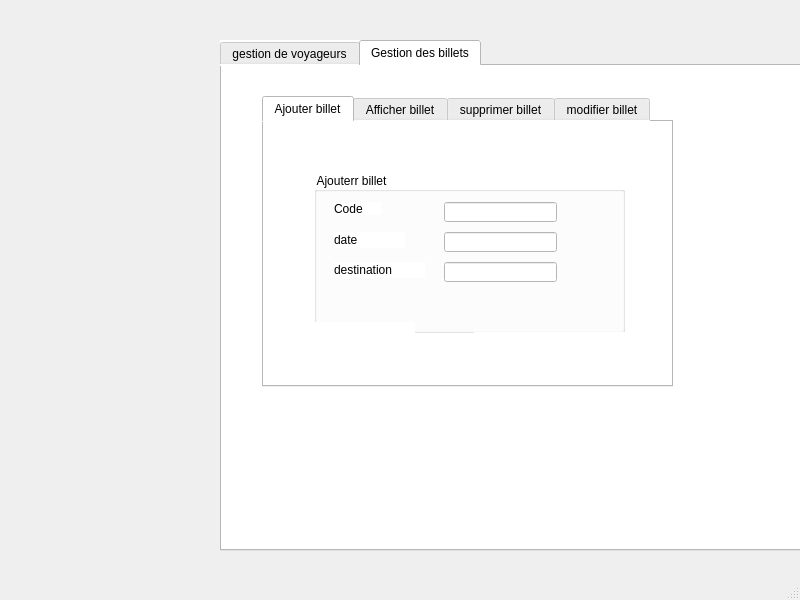
<?xml version="1.0" encoding="UTF-8"?>
<ui version="4.0">
 <class>MainWindow</class>
 <widget class="QMainWindow" name="MainWindow">
  <property name="geometry">
   <rect>
    <x>0</x>
    <y>0</y>
    <width>800</width>
    <height>600</height>
   </rect>
  </property>
  <property name="windowTitle">
   <string>MainWindow</string>
  </property>
  <widget class="QWidget" name="centralwidget">
   <widget class="QTabWidget" name="tabWidget">
    <property name="geometry">
     <rect>
      <x>220</x>
      <y>40</y>
      <width>641</width>
      <height>511</height>
     </rect>
    </property>
    <property name="styleSheet">
     <string notr="true">background-color: rgb(255, 255, 255);</string>
    </property>
    <property name="currentIndex">
     <number>1</number>
    </property>
    <widget class="QWidget" name="widget">
     <attribute name="title">
      <string>gestion de voyageurs</string>
     </attribute>
     <widget class="QTabWidget" name="tabWidget_2">
      <property name="geometry">
       <rect>
        <x>10</x>
        <y>0</y>
        <width>591</width>
        <height>471</height>
       </rect>
      </property>
      <property name="currentIndex">
       <number>2</number>
      </property>
      <widget class="QWidget" name="tab">
       <attribute name="title">
        <string>Ajouter voyageur</string>
       </attribute>
       <widget class="QGroupBox" name="groupBox">
        <property name="geometry">
         <rect>
          <x>30</x>
          <y>40</y>
          <width>311</width>
          <height>161</height>
         </rect>
        </property>
        <property name="title">
         <string>Ajouter voyageur</string>
        </property>
        <widget class="QLabel" name="label">
         <property name="geometry">
          <rect>
           <x>20</x>
           <y>90</y>
           <width>47</width>
           <height>13</height>
          </rect>
         </property>
         <property name="text">
          <string>Nom</string>
         </property>
        </widget>
        <widget class="QLabel" name="label_2">
         <property name="geometry">
          <rect>
           <x>20</x>
           <y>120</y>
           <width>47</width>
           <height>13</height>
          </rect>
         </property>
         <property name="text">
          <string>Prénom</string>
         </property>
        </widget>
        <widget class="QLabel" name="label_3">
         <property name="geometry">
          <rect>
           <x>20</x>
           <y>30</y>
           <width>47</width>
           <height>13</height>
          </rect>
         </property>
         <property name="text">
          <string>Cin</string>
         </property>
        </widget>
        <widget class="QLineEdit" name="le_nom">
         <property name="geometry">
          <rect>
           <x>130</x>
           <y>90</y>
           <width>113</width>
           <height>20</height>
          </rect>
         </property>
        </widget>
        <widget class="QLineEdit" name="le_prenom">
         <property name="geometry">
          <rect>
           <x>130</x>
           <y>120</y>
           <width>113</width>
           <height>20</height>
          </rect>
         </property>
        </widget>
        <widget class="QLineEdit" name="le_cin1">
         <property name="geometry">
          <rect>
           <x>130</x>
           <y>30</y>
           <width>113</width>
           <height>20</height>
          </rect>
         </property>
        </widget>
        <widget class="QLabel" name="label_4">
         <property name="geometry">
          <rect>
           <x>20</x>
           <y>60</y>
           <width>61</width>
           <height>16</height>
          </rect>
         </property>
         <property name="text">
          <string>Telephone</string>
         </property>
        </widget>
        <widget class="QLineEdit" name="le_telephone">
         <property name="geometry">
          <rect>
           <x>130</x>
           <y>60</y>
           <width>113</width>
           <height>20</height>
          </rect>
         </property>
        </widget>
       </widget>
       <widget class="QPushButton" name="ajoutervoyageur">
        <property name="geometry">
         <rect>
          <x>200</x>
          <y>200</y>
          <width>131</width>
          <height>41</height>
         </rect>
        </property>
        <property name="text">
         <string/>
        </property>
        <property name="flat">
         <bool>true</bool>
        </property>
       </widget>
       <widget class="QLabel" name="label_10">
        <property name="geometry">
         <rect>
          <x>190</x>
          <y>200</y>
          <width>171</width>
          <height>41</height>
         </rect>
        </property>
        <property name="text">
         <string/>
        </property>
        <property name="pixmap">
         <pixmap>../Abdelmoumen Djabu/Ajouter.png</pixmap>
        </property>
        <property name="scaledContents">
         <bool>true</bool>
        </property>
       </widget>
       <zorder>groupBox</zorder>
       <zorder>label_10</zorder>
       <zorder>ajoutervoyageur</zorder>
      </widget>
      <widget class="QWidget" name="tab_3">
       <attribute name="title">
        <string>Afficher voyageur</string>
       </attribute>
       <widget class="QTableView" name="tabvoyageur">
        <property name="enabled">
         <bool>true</bool>
        </property>
        <property name="geometry">
         <rect>
          <x>20</x>
          <y>101</y>
          <width>511</width>
          <height>281</height>
         </rect>
        </property>
       </widget>
       <widget class="QPushButton" name="pushButton_3">
        <property name="geometry">
         <rect>
          <x>260</x>
          <y>60</y>
          <width>75</width>
          <height>23</height>
         </rect>
        </property>
        <property name="text">
         <string>chercher</string>
        </property>
       </widget>
       <widget class="QLineEdit" name="lineEdit">
        <property name="geometry">
         <rect>
          <x>130</x>
          <y>60</y>
          <width>113</width>
          <height>20</height>
         </rect>
        </property>
        <property name="placeholderText">
         <string>Veuillez saisir le CIN</string>
        </property>
       </widget>
      </widget>
      <widget class="QWidget" name="tab_5">
       <attribute name="title">
        <string>supprimer voyageur</string>
       </attribute>
       <widget class="QGroupBox" name="groupBox_5">
        <property name="geometry">
         <rect>
          <x>50</x>
          <y>40</y>
          <width>311</width>
          <height>161</height>
         </rect>
        </property>
        <property name="title">
         <string>Supprimer voyageur</string>
        </property>
        <widget class="QLabel" name="label_19">
         <property name="geometry">
          <rect>
           <x>20</x>
           <y>40</y>
           <width>47</width>
           <height>13</height>
          </rect>
         </property>
         <property name="text">
          <string>Cin</string>
         </property>
        </widget>
        <widget class="QLineEdit" name="le_cin_5">
         <property name="geometry">
          <rect>
           <x>130</x>
           <y>40</y>
           <width>113</width>
           <height>20</height>
          </rect>
         </property>
        </widget>
        <widget class="QLabel" name="label_11">
         <property name="geometry">
          <rect>
           <x>140</x>
           <y>120</y>
           <width>161</width>
           <height>41</height>
          </rect>
         </property>
         <property name="text">
          <string/>
         </property>
         <property name="pixmap">
          <pixmap>../Abdelmoumen Djabu/supprimer.png</pixmap>
         </property>
         <property name="scaledContents">
          <bool>true</bool>
         </property>
        </widget>
        <widget class="QPushButton" name="supprimervoyageur">
         <property name="geometry">
          <rect>
           <x>140</x>
           <y>120</y>
           <width>151</width>
           <height>41</height>
          </rect>
         </property>
         <property name="text">
          <string/>
         </property>
         <property name="flat">
          <bool>true</bool>
         </property>
        </widget>
       </widget>
      </widget>
      <widget class="QWidget" name="tab_4">
       <attribute name="title">
        <string>modifier voyageur</string>
       </attribute>
       <widget class="QPushButton" name="pushButton_2">
        <property name="geometry">
         <rect>
          <x>200</x>
          <y>200</y>
          <width>131</width>
          <height>31</height>
         </rect>
        </property>
        <property name="text">
         <string/>
        </property>
        <property name="flat">
         <bool>true</bool>
        </property>
       </widget>
       <widget class="QGroupBox" name="groupBox_2">
        <property name="geometry">
         <rect>
          <x>40</x>
          <y>40</y>
          <width>311</width>
          <height>161</height>
         </rect>
        </property>
        <property name="title">
         <string>Modifier voyageur</string>
        </property>
        <widget class="QLabel" name="label_5">
         <property name="geometry">
          <rect>
           <x>20</x>
           <y>90</y>
           <width>47</width>
           <height>13</height>
          </rect>
         </property>
         <property name="text">
          <string>Nom</string>
         </property>
        </widget>
        <widget class="QLabel" name="label_6">
         <property name="geometry">
          <rect>
           <x>20</x>
           <y>120</y>
           <width>47</width>
           <height>13</height>
          </rect>
         </property>
         <property name="text">
          <string>Prénom</string>
         </property>
        </widget>
        <widget class="QLabel" name="label_7">
         <property name="geometry">
          <rect>
           <x>20</x>
           <y>30</y>
           <width>47</width>
           <height>13</height>
          </rect>
         </property>
         <property name="text">
          <string>Cin</string>
         </property>
        </widget>
        <widget class="QLineEdit" name="le_nom_2">
         <property name="geometry">
          <rect>
           <x>130</x>
           <y>90</y>
           <width>113</width>
           <height>20</height>
          </rect>
         </property>
        </widget>
        <widget class="QLineEdit" name="le_prenom_2">
         <property name="geometry">
          <rect>
           <x>130</x>
           <y>120</y>
           <width>113</width>
           <height>20</height>
          </rect>
         </property>
        </widget>
        <widget class="QLineEdit" name="le_cin_3">
         <property name="geometry">
          <rect>
           <x>130</x>
           <y>30</y>
           <width>113</width>
           <height>20</height>
          </rect>
         </property>
        </widget>
        <widget class="QLabel" name="label_8">
         <property name="geometry">
          <rect>
           <x>20</x>
           <y>60</y>
           <width>61</width>
           <height>16</height>
          </rect>
         </property>
         <property name="text">
          <string>Telephone</string>
         </property>
        </widget>
        <widget class="QLineEdit" name="le_telephone_2">
         <property name="geometry">
          <rect>
           <x>130</x>
           <y>60</y>
           <width>113</width>
           <height>20</height>
          </rect>
         </property>
        </widget>
       </widget>
       <widget class="QLabel" name="label_12">
        <property name="geometry">
         <rect>
          <x>170</x>
          <y>200</y>
          <width>181</width>
          <height>41</height>
         </rect>
        </property>
        <property name="text">
         <string/>
        </property>
        <property name="pixmap">
         <pixmap>../Abdelmoumen Djabu/Modifier.png</pixmap>
        </property>
        <property name="scaledContents">
         <bool>true</bool>
        </property>
       </widget>
       <zorder>groupBox_2</zorder>
       <zorder>label_12</zorder>
       <zorder>pushButton_2</zorder>
      </widget>
     </widget>
    </widget>
    <widget class="QWidget" name="tab_2">
     <attribute name="title">
      <string>Gestion des billets</string>
     </attribute>
     <widget class="QTabWidget" name="tabWidget_3">
      <property name="geometry">
       <rect>
        <x>40</x>
        <y>30</y>
        <width>411</width>
        <height>291</height>
       </rect>
      </property>
      <property name="styleSheet">
       <string notr="true"/>
      </property>
      <property name="currentIndex">
       <number>0</number>
      </property>
      <widget class="QWidget" name="tab_6">
       <attribute name="title">
        <string>Ajouter billet</string>
       </attribute>
       <widget class="QGroupBox" name="groupBox_6">
        <property name="geometry">
         <rect>
          <x>50</x>
          <y>50</y>
          <width>311</width>
          <height>161</height>
         </rect>
        </property>
        <property name="title">
         <string>Ajouterr billet</string>
        </property>
        <widget class="QLabel" name="label_14">
         <property name="geometry">
          <rect>
           <x>20</x>
           <y>90</y>
           <width>91</width>
           <height>16</height>
          </rect>
         </property>
         <property name="text">
          <string>destination</string>
         </property>
        </widget>
        <widget class="QLabel" name="label_17">
         <property name="geometry">
          <rect>
           <x>20</x>
           <y>30</y>
           <width>47</width>
           <height>13</height>
          </rect>
         </property>
         <property name="text">
          <string>Code</string>
         </property>
        </widget>
        <widget class="QLineEdit" name="le_destination_billet">
         <property name="geometry">
          <rect>
           <x>130</x>
           <y>90</y>
           <width>113</width>
           <height>20</height>
          </rect>
         </property>
        </widget>
        <widget class="QLineEdit" name="le_code_billet">
         <property name="geometry">
          <rect>
           <x>130</x>
           <y>30</y>
           <width>113</width>
           <height>20</height>
          </rect>
         </property>
        </widget>
        <widget class="QLabel" name="label_18">
         <property name="geometry">
          <rect>
           <x>20</x>
           <y>60</y>
           <width>71</width>
           <height>16</height>
          </rect>
         </property>
         <property name="text">
          <string>date</string>
         </property>
        </widget>
        <widget class="QLineEdit" name="le_date_billet">
         <property name="geometry">
          <rect>
           <x>130</x>
           <y>60</y>
           <width>113</width>
           <height>20</height>
          </rect>
         </property>
        </widget>
        <widget class="QLabel" name="label_22">
         <property name="geometry">
          <rect>
           <x>-70</x>
           <y>150</y>
           <width>171</width>
           <height>41</height>
          </rect>
         </property>
         <property name="text">
          <string/>
         </property>
         <property name="pixmap">
          <pixmap>E:/Abdelmoumen Djabu/tri.png</pixmap>
         </property>
         <property name="scaledContents">
          <bool>true</bool>
         </property>
        </widget>
       </widget>
       <widget class="QPushButton" name="pushButton">
        <property name="geometry">
         <rect>
          <x>210</x>
          <y>210</y>
          <width>161</width>
          <height>31</height>
         </rect>
        </property>
        <property name="text">
         <string/>
        </property>
        <property name="flat">
         <bool>false</bool>
        </property>
       </widget>
       <widget class="QLabel" name="label_21">
        <property name="geometry">
         <rect>
          <x>210</x>
          <y>210</y>
          <width>181</width>
          <height>41</height>
         </rect>
        </property>
        <property name="text">
         <string/>
        </property>
        <property name="pixmap">
         <pixmap>../Abdelmoumen Djabu/Ajouter.png</pixmap>
        </property>
        <property name="scaledContents">
         <bool>true</bool>
        </property>
       </widget>
       <widget class="QPushButton" name="ajouterbillet">
        <property name="geometry">
         <rect>
          <x>230</x>
          <y>210</y>
          <width>131</width>
          <height>41</height>
         </rect>
        </property>
        <property name="styleSheet">
         <string notr="true">background-color: rgb(80, 179, 255);
background-color: rgb(255, 0, 0);</string>
        </property>
        <property name="text">
         <string/>
        </property>
        <property name="flat">
         <bool>true</bool>
        </property>
       </widget>
      </widget>
      <widget class="QWidget" name="tab_7">
       <attribute name="title">
        <string>Afficher billet</string>
       </attribute>
       <widget class="QTableView" name="tabbillet">
        <property name="geometry">
         <rect>
          <x>50</x>
          <y>30</y>
          <width>291</width>
          <height>191</height>
         </rect>
        </property>
       </widget>
       <widget class="QPushButton" name="pushButton_5">
        <property name="geometry">
         <rect>
          <x>190</x>
          <y>220</y>
          <width>161</width>
          <height>41</height>
         </rect>
        </property>
        <property name="text">
         <string/>
        </property>
        <property name="flat">
         <bool>true</bool>
        </property>
       </widget>
       <widget class="QLabel" name="label_25">
        <property name="geometry">
         <rect>
          <x>180</x>
          <y>220</y>
          <width>171</width>
          <height>41</height>
         </rect>
        </property>
        <property name="text">
         <string/>
        </property>
        <property name="pixmap">
         <pixmap>../Abdelmoumen Djabu/tri.png</pixmap>
        </property>
        <property name="scaledContents">
         <bool>true</bool>
        </property>
       </widget>
       <zorder>tabbillet</zorder>
       <zorder>label_25</zorder>
       <zorder>pushButton_5</zorder>
      </widget>
      <widget class="QWidget" name="tab_9">
       <attribute name="title">
        <string>supprimer billet</string>
       </attribute>
       <widget class="QGroupBox" name="groupBox_7">
        <property name="geometry">
         <rect>
          <x>50</x>
          <y>50</y>
          <width>311</width>
          <height>161</height>
         </rect>
        </property>
        <property name="title">
         <string>Supprimer billet</string>
        </property>
        <widget class="QLabel" name="label_20">
         <property name="geometry">
          <rect>
           <x>20</x>
           <y>40</y>
           <width>47</width>
           <height>13</height>
          </rect>
         </property>
         <property name="text">
          <string>Code</string>
         </property>
        </widget>
        <widget class="QLineEdit" name="le_code_">
         <property name="geometry">
          <rect>
           <x>130</x>
           <y>40</y>
           <width>113</width>
           <height>20</height>
          </rect>
         </property>
        </widget>
        <widget class="QLabel" name="label_23">
         <property name="geometry">
          <rect>
           <x>130</x>
           <y>120</y>
           <width>171</width>
           <height>41</height>
          </rect>
         </property>
         <property name="text">
          <string/>
         </property>
         <property name="pixmap">
          <pixmap>../Abdelmoumen Djabu/supprimer.png</pixmap>
         </property>
         <property name="scaledContents">
          <bool>true</bool>
         </property>
        </widget>
        <widget class="QPushButton" name="supprimerbillet">
         <property name="geometry">
          <rect>
           <x>150</x>
           <y>120</y>
           <width>141</width>
           <height>41</height>
          </rect>
         </property>
         <property name="text">
          <string/>
         </property>
         <property name="flat">
          <bool>true</bool>
         </property>
        </widget>
       </widget>
      </widget>
      <widget class="QWidget" name="tab_8">
       <attribute name="title">
        <string>modifier billet</string>
       </attribute>
       <widget class="QGroupBox" name="groupBox_4">
        <property name="geometry">
         <rect>
          <x>40</x>
          <y>40</y>
          <width>311</width>
          <height>161</height>
         </rect>
        </property>
        <property name="title">
         <string>Modifier billet</string>
        </property>
        <widget class="QLabel" name="label_13">
         <property name="geometry">
          <rect>
           <x>20</x>
           <y>90</y>
           <width>91</width>
           <height>16</height>
          </rect>
         </property>
         <property name="text">
          <string>destination</string>
         </property>
        </widget>
        <widget class="QLabel" name="label_15">
         <property name="geometry">
          <rect>
           <x>20</x>
           <y>30</y>
           <width>47</width>
           <height>13</height>
          </rect>
         </property>
         <property name="text">
          <string>Code</string>
         </property>
        </widget>
        <widget class="QLineEdit" name="la_des">
         <property name="geometry">
          <rect>
           <x>130</x>
           <y>90</y>
           <width>113</width>
           <height>20</height>
          </rect>
         </property>
        </widget>
        <widget class="QLineEdit" name="le_code">
         <property name="geometry">
          <rect>
           <x>130</x>
           <y>30</y>
           <width>113</width>
           <height>20</height>
          </rect>
         </property>
        </widget>
        <widget class="QLabel" name="label_16">
         <property name="geometry">
          <rect>
           <x>20</x>
           <y>60</y>
           <width>71</width>
           <height>16</height>
          </rect>
         </property>
         <property name="text">
          <string>date</string>
         </property>
        </widget>
        <widget class="QLineEdit" name="la_date">
         <property name="geometry">
          <rect>
           <x>130</x>
           <y>60</y>
           <width>113</width>
           <height>20</height>
          </rect>
         </property>
        </widget>
        <widget class="QLabel" name="label_24">
         <property name="geometry">
          <rect>
           <x>120</x>
           <y>120</y>
           <width>181</width>
           <height>41</height>
          </rect>
         </property>
         <property name="text">
          <string/>
         </property>
         <property name="pixmap">
          <pixmap>../Abdelmoumen Djabu/Modifier.png</pixmap>
         </property>
         <property name="scaledContents">
          <bool>true</bool>
         </property>
        </widget>
        <widget class="QPushButton" name="pushButton_4">
         <property name="geometry">
          <rect>
           <x>150</x>
           <y>120</y>
           <width>121</width>
           <height>41</height>
          </rect>
         </property>
         <property name="text">
          <string/>
         </property>
         <property name="flat">
          <bool>true</bool>
         </property>
        </widget>
       </widget>
      </widget>
     </widget>
    </widget>
   </widget>
   <widget class="QLabel" name="label_9">
    <property name="geometry">
     <rect>
      <x>0</x>
      <y>0</y>
      <width>761</width>
      <height>581</height>
     </rect>
    </property>
    <property name="text">
     <string/>
    </property>
    <property name="pixmap">
     <pixmap>../Abdelmoumen Djabu/BAckground.png</pixmap>
    </property>
    <property name="scaledContents">
     <bool>true</bool>
    </property>
   </widget>
   <zorder>label_9</zorder>
   <zorder>tabWidget</zorder>
  </widget>
  <widget class="QMenuBar" name="menubar">
   <property name="geometry">
    <rect>
     <x>0</x>
     <y>0</y>
     <width>800</width>
     <height>21</height>
    </rect>
   </property>
  </widget>
  <widget class="QStatusBar" name="statusbar"/>
 </widget>
 <resources/>
 <connections/>
</ui>
